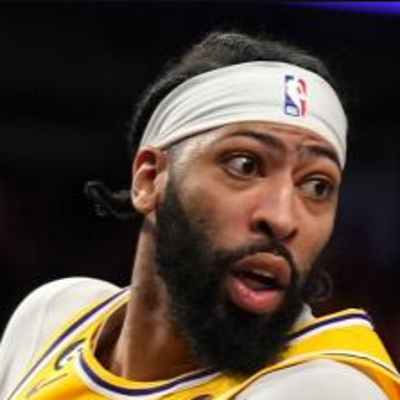
#> input picture Season 5/Computer Vision/AOL Project/kepanjangan/Dataset/Anthony Davis/12.png, 400 x 400 px; its folder holds only this picture in this run
$ python testing.py
#> lines starting #> are read from the running program, lines starting #| are printed output that depends on the picture
#> the answer given: 1
import cv2
import os
import numpy as np
from sklearn.model_selection import train_test_split

def preprocess_image(image):
    # CLAHE (Contrast Limited Adaptive Histogram Equalization)
    clahe = cv2.createCLAHE(clipLimit=2.0, tileGridSize=(8, 8))
    clahe_image = clahe.apply(image)

    # Equalize
    equalized_image = cv2.equalizeHist(clahe_image)

    return equalized_image

def extract_faces_and_labels(dataset_path):
#> called with dataset_path = 'kepanjangan/Dataset'
    faces = []
    labels = []

    subfolders = [f.path for f in os.scandir(dataset_path) if f.is_dir()]

    for subfolder in subfolders:
        label = os.path.basename(subfolder)

        # Get list of image files in each subfolder
        image_files = [f for f in os.listdir(subfolder) if f.endswith(('.jpg', '.jpeg', '.png'))]

        for image_file in image_files:
            image_path = os.path.join(subfolder, image_file)

            # Read and preprocess the image
            image = cv2.imread(image_path, cv2.IMREAD_GRAYSCALE)
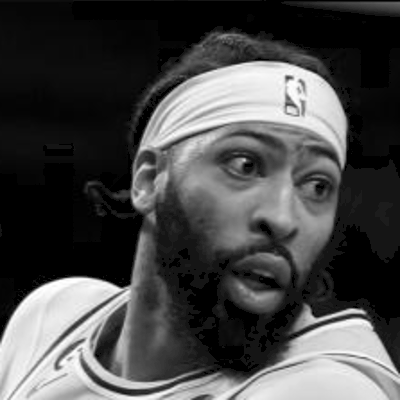
#> image: shape (400, 400); min 0, max 255, mean 73.2
            preprocessed_image = preprocess_image(image)
#> in preprocess_image, `clahe_image = clahe.apply(image)`:
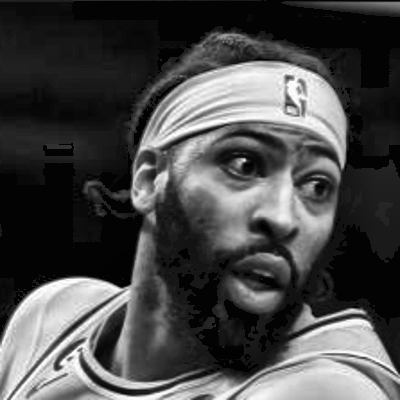
#> clahe_image: shape (400, 400); min 0, max 255, mean 73.2
#> in preprocess_image, `equalized_image = cv2.equalizeHist(clahe_image)`:
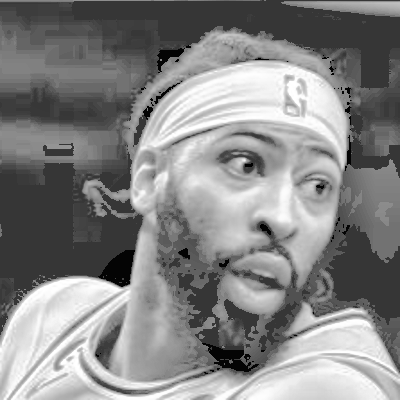
#> equalized_image: shape (400, 400); min 0, max 255, mean 133.1

            # Detect faces
            face_cascade = cv2.CascadeClassifier(cv2.data.haarcascades + 'haarcascade_frontalface_default.xml')
            faces_in_image = face_cascade.detectMultiScale(preprocessed_image, scaleFactor=1.3, minNeighbors=5, minSize=(30, 30))
#> faces_in_image = ()

            for (x, y, w, h) in faces_in_image:
                face_roi = preprocessed_image[y:y + h, x:x + w]
                faces.append(face_roi)
                labels.append(label)
#> this loop made 0 passes
#> after the loop, faces = []; labels = []

    return faces, labels

# [30 lines left out: functions train_model, evaluate_model, not called in this run]

def train():
    print("Training Model...")
    dataset_path = 'kepanjangan/Dataset'
    faces, labels = extract_faces_and_labels(dataset_path)

    # Split dataset into training (70%) and testing (30%)
    x_train, x_test, y_train, y_test = train_test_split(faces, labels, test_size=0.3, random_state=42)

    print("Number of training samples:", len(x_train))
    print("Number of testing samples:", len(x_test))

    # Display the distribution of classes in the training set
    print("\nDistribution of classes in the training set:")
    for label in set(y_train):
        count = y_train.count(label)
        print(f"Class {label}: {count} samples")

    # Display the distribution of classes in the testing set
    print("\nDistribution of classes in the testing set:")
    for label in set(y_test):
        count = y_test.count(label)
        print(f"Class {label}: {count} samples")

    # Train the LBPH model
    lbph_model = cv2.face.LBPHFaceRecognizer_create()
#> (the run stopped early here; a loop or call above may not have finished)

$ run again, on Season 5/Computer Vision/AOL Project/kepanjangan/Dataset/Giannis Antetokounmpo/10.png
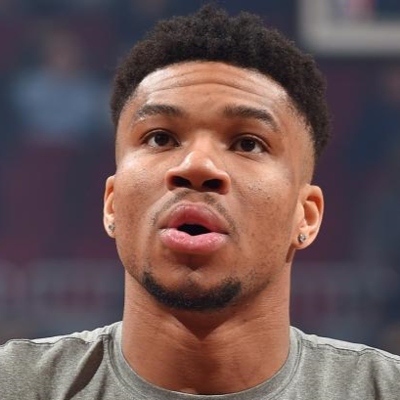
#> input picture Season 5/Computer Vision/AOL Project/kepanjangan/Dataset/Giannis Antetokounmpo/10.png, 400 x 400 px
#> in preprocess_image, `equalized_image = cv2.equalizeHist(clahe_image)`:
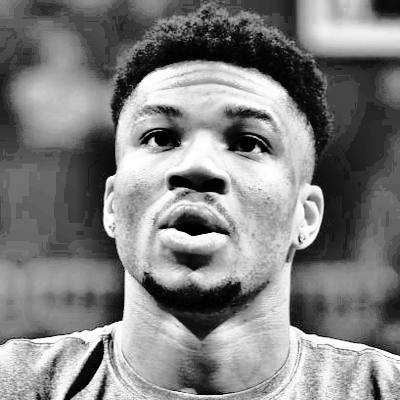
#> equalized_image: shape (400, 400); min 0, max 255, mean 128.4
#> faces_in_image = [[94, 46, 226, 226]]
#> the loop in extract_faces_and_labels, `for (x, y, w, h) in faces_in_image:` made 1 pass
#> pass 1, in extract_faces_and_labels, `face_roi = preprocessed_image[y:y + h, x:x + w]`:
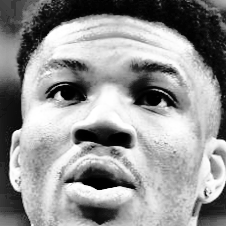
#> face_roi: shape (226, 226); min 0, max 255, mean 147.7
#> after the loop in extract_faces_and_labels, `for (x, y, w, h) in faces_in_image:`: faces = 1 item; labels = ['Giannis Antetokounmpo']
